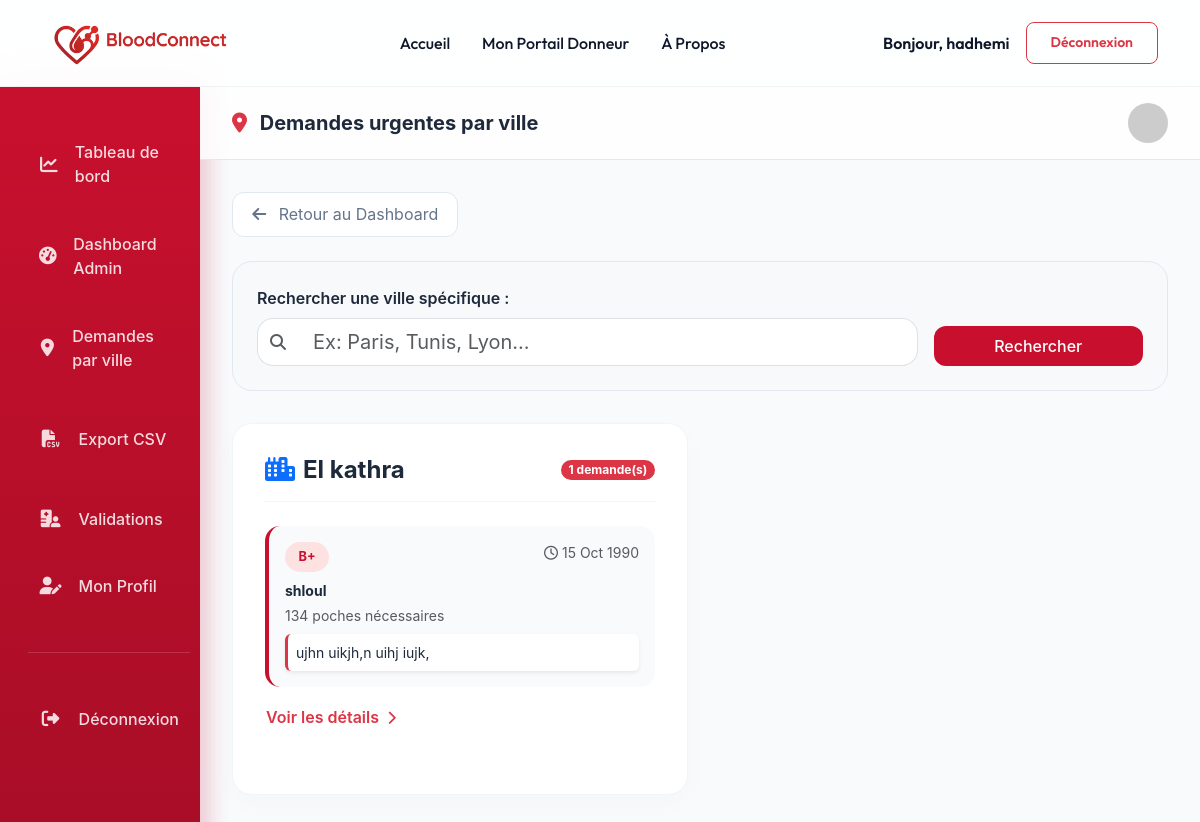
/core/carte-demandes/ (signed in), run on the app's committed database.
### comptes/models.py (models this page shows, shortened)
class User(AbstractUser):
    ROLE_CHOICES = (
        ('donneur', 'Donneur'),
        ('hopital', 'Hopital'),
        ('admin', 'Admin'),
    )
    role = models.CharField(max_length=20, choices=ROLE_CHOICES, default='donneur')

class Hopital(models.Model):
    user = models.OneToOneField(User, on_delete=models.CASCADE)
    nom = models.CharField(max_length=200)
    adresse = models.CharField(max_length=300)
    ville = models.CharField(max_length=100)
    agrement = models.CharField(max_length=50, unique=True)
    valide = models.BooleanField(default=False)

### demandes/models.py (models this page shows, shortened)
class DemandeUrgente(models.Model):
    hopital = models.ForeignKey('comptes.Hopital', on_delete=models.CASCADE, related_name='demandes')
    groupe_sanguin = models.CharField(max_length=3, choices=GROUPE_SANGUIN_CHOICES)
    quantite = models.PositiveIntegerField()
    delai = models.DateTimeField()
    statut = models.CharField(max_length=20, choices=STATUT_DEMANDE_CHOICES, default='active')
    description = models.TextField(blank=True)

### core/views.py (the view)
# urls.py: path('carte-demandes/', views.carte_demandes, name='carte_demandes'),
@login_required
def carte_demandes(request):
    demandes_par_ville = DemandeUrgente.objects.filter(statut='active').values('hopital__ville').annotate(total=Count('id')).order_by('hopital__ville')
    villes_data = []
    for item in demandes_par_ville:
        ville = item['hopital__ville']
        demandes = DemandeUrgente.objects.filter(statut='active', hopital__ville=ville)
        villes_data.append({
            'ville': ville,
            'total': item['total'],
            'demandes': demandes
        })
    return render(request, "core/Demandes_parV.html", {'villes_data': villes_data})

### core/templates/core/Demandes_parV.html (shortened to what this page needs)
{% load static %}
<!DOCTYPE html>
<html lang="fr">
<head>
    <link href="https://cdn.jsdelivr.net/npm/bootstrap@5.3.2/dist/css/bootstrap.min.css" rel="stylesheet">
    <link rel="stylesheet" href="https://cdnjs.cloudflare.com/ajax/libs/font-awesome/6.4.2/css/all.min.css">
</head>
<body>
    {% include 'header.html' %}
    <div class="container-fluid">
        <div class="row">
            <div class="col-lg-2 sidebar d-none d-lg-block p-0">
                {% include 'core/sidebare_admin.html' %}
            </div>
            <div class="col-lg-10 p-0">
                <div class="glass-header d-flex justify-content-between align-items-center">
                    <h5 class="fw-bold m-0">
                        <i class="fas fa-map-marker-alt text-danger me-2"></i>
                        Demandes urgentes par ville
                    </h5>
                    <div class="d-flex align-items-center gap-3">
                        <img src="https://ui-avatars.com/api/?name={{ request.user.username }}&background=C8102E&color=fff" class="rounded-circle" width="40" alt="Avatar">
                    </div>
                </div>
                <div class="dashboard-content">
                    <div class="d-flex justify-content-between align-items-center mb-4">
                        <a href="{% url 'admin_dashboard' %}" class="btn-back">
                            <i class="fas fa-arrow-left me-2"></i> Retour au Dashboard
                        </a>
                    </div>
                    <div class="search-box">
                        <form method="GET" action="{% url 'Demandes_parV' ville='toutes' %}" class="row g-3">
                            <div class="col-md-9">
                                <label for="ville_recherche" class="form-label fw-semibold">Rechercher une ville spécifique :</label>
                                <div class="input-group">
                                    <span class="input-group-text bg-white border-end-0 rounded-start-4"><i class="fas fa-search text-muted"></i></span>
                                    <input type="text" class="form-control form-control-lg border-start-0 rounded-end-4" id="ville_recherche" name="ville" placeholder="Ex: Paris, Tunis, Lyon..." value="{{ ville_affichee|default:'' }}">
                                </div>
                            </div>
                            <div class="col-md-3 d-flex align-items-end">
                                <button type="submit" class="btn btn-search w-100 py-2">
                                    Rechercher
                                </button>
                            </div>
                        </form>
                    </div>
                    {% if villes_data %}
                        <div class="row">
                            {% for item in villes_data %}
                            <div class="col-lg-6 mb-4">
                                <div class="city-card h-100">
                                    <div class="city-header">
                                        <h4 class="fw-bold m-0"><i class="fas fa-city text-primary me-2"></i>{{ item.ville }}</h4>
                                        <span class="badge bg-danger rounded-pill">{{ item.total }} demande(s)</span>
                                    </div>
                                    <div class="requests-list">
                                        {% for demande in item.demandes %}
                                        <div class="request-item">
                                            <div class="d-flex justify-content-between align-items-start mb-2">
                                                <div class="badge-blood">{{ demande.groupe_sanguin }}</div>
                                                <div class="small text-muted"><i class="far fa-clock me-1"></i>{{ demande.delai|date:"d M Y" }}</div>
                                            </div>
                                            <div class="small fw-bold mb-1">{{ demande.hopital.nom }}</div>
                                            <div class="small text-muted mb-2">{{ demande.quantite }} poches nécessaires</div>
                                            {% if demande.description %}
                                            <div class="mt-2 p-2 bg-white rounded small border-start border-3 border-danger shadow-sm">{{ demande.description }}</div>
                                            {% endif %}
                                        </div>
                                        {% endfor %}
                                    </div>
                                    <div class="mt-3">
                                        <a href="{% url 'Demandes_parV' ville=item.ville %}" class="btn btn-link text-danger p-0 text-decoration-none fw-semibold">
                                            Voir les détails <i class="fas fa-chevron-right ms-1 small"></i>
                                        </a>
                                    </div>
                                </div>
                            </div>
                            {% endfor %}
                        </div>
                    {% endif %}
                </div>
            </div>
        </div>
    </div>
</body>
</html>

### templates/header.html (shortened to what this page needs)
{% load static %}
<header class="header">
    <nav class="container d-flex align-items-center justify-content-between">
        <div class="logo d-flex align-items-center gap-2">
            <a href="{% url 'accueil' %}">
                <img src="{% static 'images/BloodConnect.png' %}" alt="Logo" width="200" height="60" style="object-fit: contain;">
            </a>
        </div>
        <div class="d-none d-lg-flex align-items-center">
            <a href="{% url 'accueil' %}" class="nav-link">Accueil</a>
            {% if user.is_authenticated %}
                {% if user.is_superuser or user.role == 'admin' %}
                    <a href="{% url 'admin_dashboard' %}" class="nav-link">Tableau de Bord Admin</a>
                {% elif user.role == 'hopital' %}
                    <a href="{% url 'dashboard_hopital' %}" class="nav-link">Portail Hospitalier</a>
                {% elif user.role == 'donneur' %}
                    <a href="{% url 'dashboard_donneur' %}" class="nav-link">Mon Portail Donneur</a>
                {% endif %}
            {% endif %}
            <a href="{% url 'about' %}" class="nav-link">À Propos</a>
        </div>
        <div class="d-flex align-items-center gap-3">
            {% if user.is_authenticated %}
                <span class="navbar-text d-none d-md-inline-block">Bonjour, {{ user.username }}</span>
                <a href="{% url 'logout' %}" class="btn btn-outline-danger btn-sm">Déconnexion</a>
            {% else %}
                <a href="{% url 'login' %}" class="btn btn-primary-red">Connexion</a>
                <a href="{% url 'register' %}" class="btn btn-outline-dark px-3 py-2 rounded-3 fw-bold" style="text-decoration: none;">Inscription</a>
            {% endif %}
        </div>
    </nav>
</header>

### core/templates/core/Demandes_parV.html (style rules this page uses)
:root { --primary: #C8102E; --secondary: #FEE2E2; --dark: #1E293B; --accent: #FCA5A5; }
body { background: #F8FAFC; font-family: 'Inter', system-ui, sans-serif; color: var(--dark); }
.sidebar { min-height: 100vh; padding: 2rem 1rem; }
.dashboard-content { padding: 2rem; }
.glass-header { background: rgba(255, 255, 255, 0.8); backdrop-filter: blur(10px); position: sticky; top: 0; z-index: 100; border-bottom: 1px solid #E2E8F0; padding: 1rem 2rem; }
.city-card { background: white; border-radius: 20px; padding: 2rem; box-shadow: 0 10px 30px rgba(0,0,0,0.02); border: 1px solid #F1F5F9; margin-bottom: 2rem; }
.city-header { display: flex; justify-content: space-between; align-items: center; border-bottom: 1px solid #F1F5F9; padding-bottom: 1rem; margin-bottom: 1.5rem; }
.request-item { background: #F8FAFC; border-radius: 15px; padding: 1rem; margin-bottom: 1rem; border-left: 4px solid var(--primary); }
.badge-blood { background: #FEE2E2; color: #C8102E; padding: 0.35rem 0.85rem; border-radius: 50px; font-weight: 700; font-size: 0.8rem; }
.search-box { background: #f8f9fa; padding: 1.5rem; border-radius: 20px; margin-bottom: 2rem; border: 1px solid #E2E8F0; }
.btn-search { background-color: var(--primary); border: none; color: white; border-radius: 12px; padding: 0.6rem 1.2rem; font-weight: 500; transition: 0.3s; }
.btn-back { background: white; border: 1px solid #E2E8F0; color: #64748B; border-radius: 12px; padding: 0.6rem 1.2rem; transition: 0.3s; text-decoration: none; display: inline-block; }

### templates/header.html (style rules this page uses)
:root { --primary-red: #C8102E; --dark-blue: #0F172A; --text-muted: #64748B; --transition: all 0.3s cubic-bezier(0.4, 0, 0.2, 1); }
.header { background: rgba(255, 255, 255, 0.85) !important; backdrop-filter: blur(12px); -webkit-backdrop-filter: blur(12px); border-bottom: 1px solid rgba(0,0,0,0.05); padding: 0.8rem 0; position: sticky; top: 0; z-index: 1000; font-family: 'Outfit', sans-serif; }
.header .nav-link { font-weight: 500; color: var(--dark-blue) !important; margin: 0 1rem; transition: var(--transition); position: relative; text-decoration: none; }
.header .btn-outline-danger { border-radius: 8px; padding: 0.6rem 1.5rem; font-weight: 600; }
.header .navbar-text { color: var(--dark-blue); font-weight: 600; }

### core/templates/core/sidebar_style.html (style rules this page uses)
.sidebar { background: linear-gradient(180deg, #C8102E 0%, #A60D26 100%) !important; border-right: none !important; box-shadow: 4px 0 25px rgba(200, 16, 46, 0.15); min-height: 100vh; padding: 2rem 1.25rem; position: sticky; top: 0; }

### data on the page
User: username "hadhemi"
Hopital: ville "El kathra", total "1"
DemandeUrgente: groupe_sanguin "B+", delai "15 Oct 1990", hopital.nom "shloul", quantite "134", description "ujhn uikjh,n uihj iujk,"
